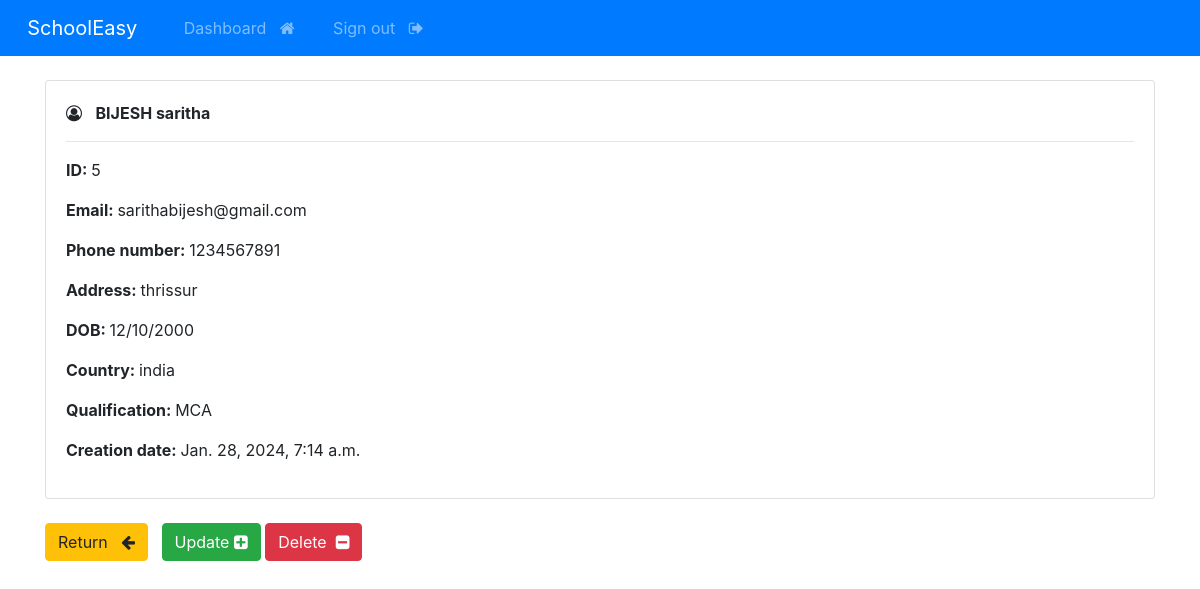
/student/5 (signed in), run on the app's committed database.
### SchoolEasy_app/models.py (models this page shows, shortened)
class StudentRegister(models.Model):
    creation_date = models.DateTimeField(auto_now_add=True)
    first_name = models.CharField(max_length=100)
    last_name = models.CharField(max_length=100)
    email = models.CharField(max_length=255)
    phone = models.CharField(max_length=20)
    address = models.CharField(max_length=300)
    DOB = models.CharField(max_length=255)
    country = models.CharField(max_length=125)
    Qualification = models.CharField(max_length=200)

### SchoolEasy_app/views.py (the view)
# urls.py: path('student/<int:pk>', views.singular_student, name="student"),
@login_required(login_url='admin_login')
def singular_student(request, pk):
    all_students = StudentRegister.objects.get(id=pk)
    context = {'student': all_students}
    return render(request, 'view_student.html', context=context)

### Templates/view_student.html (shortened to what this page needs)
{% extends 'base.html' %}
{% block content %}
    <div class="card">
        <div class="card-body">
            <i class="fa fa-user-circle-o" aria-hidden="true"></i> &nbsp;
            <strong>
                {{student.last_name|upper}}
                {{student.first_name}}
            </strong>
            <hr>
            <p> <strong> ID: </strong> {{student.id}} </p>
            <p> <strong> Email: </strong> {{student.email}} </p>
            <p> <strong> Phone number: </strong> {{student.phone}} </p>
            <p> <strong> Address: </strong> {{student.address}} </p>
            <p> <strong> DOB: </strong> {{student.DOB}} </p>
            <p> <strong> Country: </strong> {{student.country}} </p>
            <p> <strong> Qualification: </strong> {{student.Qualification}} </p>
            <p> <strong> Creation date: </strong> {{student.creation_date}} </p>
        </div>
    </div>
    <br>
    <a href="{% url 'dashboard' %}" class="btn btn-warning"> Return &nbsp; <i class="fa fa-arrow-left" aria-hidden="true"></i> </a>
   <a href="update_student/{{student.id}}" class="btn btn-success"> Update <i class="fa fa-plus-square" aria-hidden="true"></i> </a>
    <a href="delete_student/{{student.id}}" class="btn btn-danger"> Delete &nbsp;<i class="fa fa-minus-square" aria-hidden="true"></i> </a>
{% endblock %}

### data on the page
StudentRegister: last_name "BIJESH", first_name "saritha", id "5", email "sarithabijesh@gmail.com", phone "1234567891", address "thrissur", DOB "12/10/2000", country "india", Qualification "MCA", creation_date "Jan. 28, 2024, 7:14 a.m."
